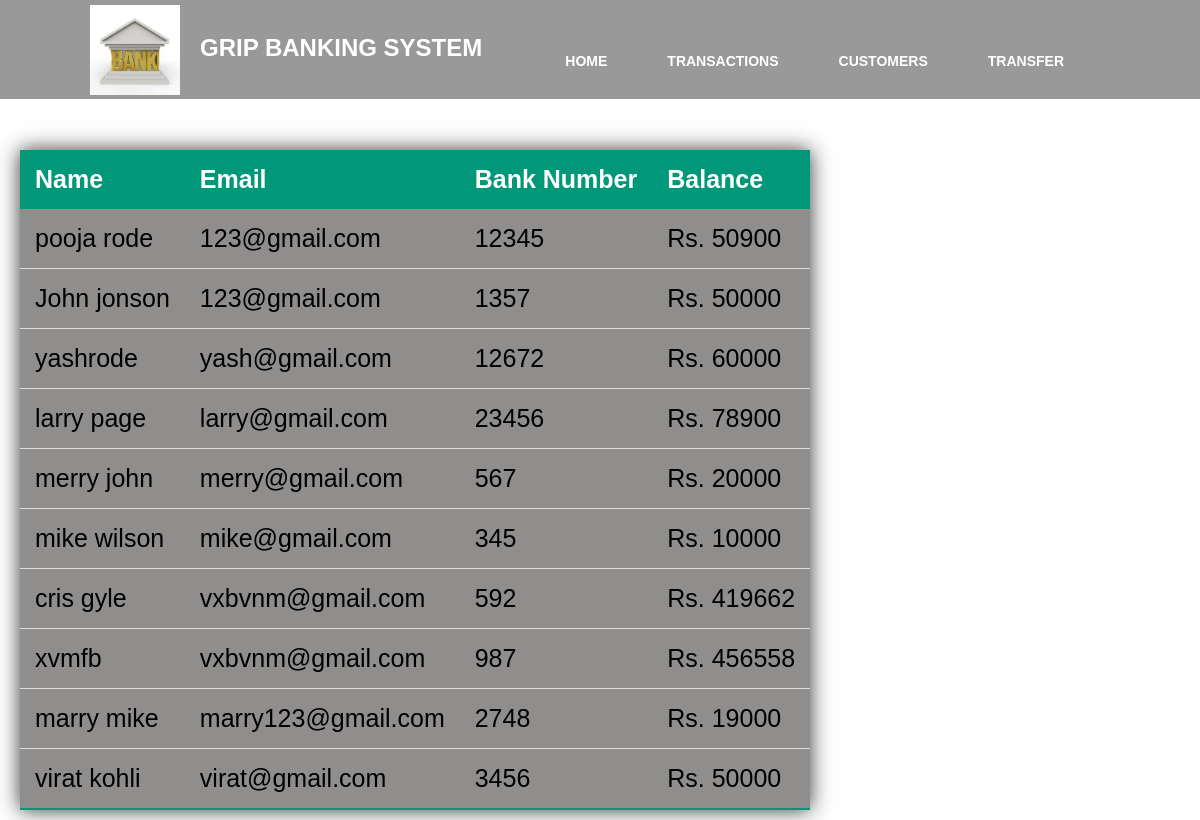
Screenshot of /transaction with the database file from the repository.
### bank/models.py (models this page shows)
class Customer(models.Model):
    bankno = models.IntegerField(default=0)
    name = models.CharField(max_length=100)
    email = models.EmailField(max_length = 254)
    balance = models.BigIntegerField(null=True)

### bank/views.py (the view)
# urls.py: path('transaction', views.transaction, name='transaction'),
def transaction(request):
    customer = Customer.objects.all
    return render(request, "bank/transaction.html", {'customer' : customer})

### bank/templates/bank/transaction.html (shortened to what this page needs)
{% extends 'bank/base.html' %}
{% load static %}
{% block content %}
<table class="styled-table">
    <thead>
        <tr>
            <th>Name</th>
            <th>Email</th>
            <th>Bank Number</th>
            <th>Balance</th>
        </tr>
    </thead>
    <tbody>
        {% for c in customer %}
        <tr>
            <td>{{ c.name }}</td>
            <td>{{ c.email }}</td>
            <td>{{ c.bankno }}</td>
            <td>Rs. {{ c.balance }}</td>
        </tr>
        {% endfor %}
    </tbody>
</table>
{%endblock%}

### bank/templates/bank/base.html (shortened to what this page needs)
{% load static %}
<!DOCTYPE html>
<html>
    <head>
        <link rel="stylesheet" href="{% static 'bank/css/style.css' %}">
    </head>
    <body>
        <section class="nav">
        <nav>
            <img src="{% static 'bank/img/logo.jpg' %}"> <div class="logo">GRIP Banking System</div>
            <ul>
                <li><a href="{% url 'index'%}">Home</a></li>
                <li><a href="{% url 'transaction'%}">Transactions</a></li>
                <li><a href="{% url 'customers'%}">Customers</a></li>
                <li><a href="{% url 'transfer'%}">Transfer</a></li>
            </ul>
        </nav>
    </section>
    {% block content%}{% endblock %}
    </body>
</html>

### bank/static/bank/css/style.css (style rules this page uses)
body { margin: 0; padding: 0; font-family: Arial, Helvetica, sans-serif; background: url(../img/bank1.jpg); min-height: 100vh; background-repeat: no-repeat; background-position: center; background-size: cover; }
nav { position: relative; top: 0; left: 0; width: 100%; height: 100px; padding: 5px 90px; box-sizing: border-box; background: rgba(0, 0, 0, 0.4); border-bottom: 1px solid #fff; }
nav .logo { padding: 29px 20px; height: 80px; float: left; font-size: 24px; font-weight: bold; text-transform: uppercase; color: #fff; }
nav img { padding: 0px 0px; height: 90px; width: 90px; float: left; }
nav ul { list-style: none; float: right; margin: 8px; padding: 8px; display: flex; }
nav ul li a { line-height: 80px; color: #fff; padding: 12px 30px; text-decoration: none; font-size: 14px; font-weight: bold; text-transform: uppercase; }

### rows the page displays
Customer: name "pooja rode", email "123@gmail.com", bankno "12345", balance "50900"
Customer: name "John jonson", email "123@gmail.com", bankno "1357", balance "50000"
Customer: name "yashrode", email "yash@gmail.com", bankno "12672", balance "60000"
Customer: name "larry page", email "larry@gmail.com", bankno "23456", balance "78900"
Customer: name "merry john", email "merry@gmail.com", bankno "567", balance "20000"
Customer: name "mike wilson", email "mike@gmail.com", bankno "345", balance "10000"
Customer: name "cris gyle", email "vxbvnm@gmail.com", bankno "592", balance "419662"
Customer: name "xvmfb", email "vxbvnm@gmail.com", bankno "987", balance "456558"
Customer: name "marry mike", email "marry123@gmail.com", bankno "2748", balance "19000"
Customer: name "virat kohli", email "virat@gmail.com", bankno "3456", balance "50000"
